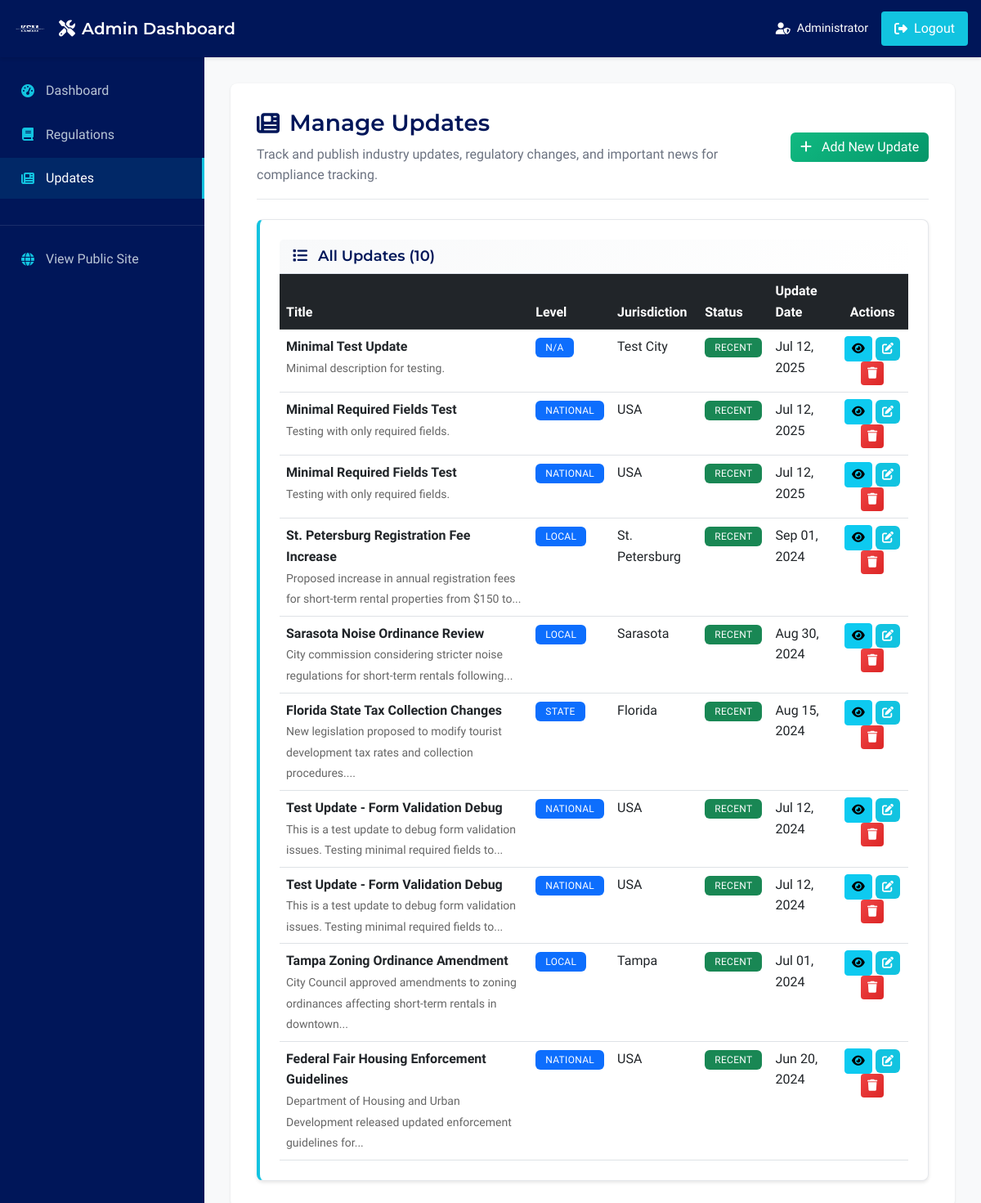
Screenshot of /admin/updates (signed in) with the database file from the repository.
### models.py (models this page shows, shortened)
class Update(db.Model):
    id = db.Column(db.Integer, primary_key=True)
    title = db.Column(db.String(200), nullable=False)
    description = db.Column(db.Text, nullable=False)
    jurisdiction_affected = db.Column(db.String(100), nullable=False)
    jurisdiction_level = db.Column(db.String(20), nullable=False, default='Local')  # National, State, Local
    update_date = db.Column(db.Date, nullable=False)
    status = db.Column(db.String(20), nullable=False)  # Recent, Upcoming, Proposed
    category = db.Column(db.String(50), nullable=False, default='Regulatory Changes')  # Regulatory Changes, Tax Updates, Licensing Changes, Court Decisions, Industry News
    impact_level = db.Column(db.String(10), nullable=False, default='Medium')  # High, Medium, Low
    effective_date = db.Column(db.Date, nullable=True)  # When the change becomes effective
    deadline_date = db.Column(db.Date, nullable=True)  # Deadline for compliance/action
    action_required = db.Column(db.Boolean, default=False)  # Whether action is required
    action_description = db.Column(db.Text, nullable=True)  # Description of required action
    property_types = db.Column(db.String(100), nullable=False, default='Both')  # Residential, Commercial, Both
    related_regulation_ids = db.Column(db.Text, nullable=True)  # Comma-separated IDs of related regulations
    tags = db.Column(db.Text, nullable=True)  # Comma-separated tags for better categorization
    source_url = db.Column(db.String(500), nullable=True)  # Official source URL
    priority = db.Column(db.Integer, default=3)  # 1=High, 2=Medium, 3=Low (for sorting)
    expected_decision_date = db.Column(db.Date, nullable=True)  # Expected decision date for proposed changes
    potential_impact = db.Column(db.Text, nullable=True)  # Impact assessment for proposed changes
    decision_status = db.Column(db.String(20), nullable=True)  # Under Review, Public Hearings, Proposed, Approved, Rejected
    change_type = db.Column(db.String(20), nullable=False, default='Recent')  # Recent, Upcoming, Proposed
    compliance_deadline = db.Column(db.Date, nullable=True)  # Deadline for compliance with new changes
    affected_operators = db.Column(db.Text, nullable=True)  # Description of which operators are affected
    summary = db.Column(db.Text, nullable=True)  # Brief summary for the Summary section
    full_text = db.Column(db.Text, nullable=True)  # Full detailed text of the update
    compliance_requirements = db.Column(db.Text, nullable=True)  # Specific compliance requirements
    implementation_timeline = db.Column(db.Text, nullable=True)  # Timeline for implementation
    official_sources = db.Column(db.Text, nullable=True)  # Official sources and references
    expert_analysis = db.Column(db.Text, nullable=True)  # Kaystreet Management's interpretation
    kaystreet_commitment = db.Column(db.Text, nullable=True)  # Kaystreet Management's commitment statement
    created_at = db.Column(db.DateTime, default=datetime.utcnow)
    updated_at = db.Column(db.DateTime, default=datetime.utcnow, onupdate=datetime.utcnow)

### app/blueprints/admin.py (the view)
@admin_bp.route('/updates')
@require_admin_login
@log_admin_action('updates_management')
def manage_updates():
    try:
        start_time = time.time()
        updates = Update.query.order_by(Update.update_date.desc()).all()
        load_time = time.time() - start_time
        logger.info(f"Successfully loaded {len(updates)} updates for admin management in {load_time:.3f}s")
        if load_time > 1.0:
            performance_logger.warning(f"Slow update loading - Duration: {load_time:.3f}s | Count: {len(updates)}")
        return render_template('admin/manage_updates.html', updates=updates)
    except Exception as e:
        logger.error(f"Error in manage_updates: {str(e)}", exc_info=True)
        admin_flash(f"Error loading updates: {str(e)}", 'error')
        return redirect(url_for('admin.dashboard'))

### app/blueprints/admin.py (called while the page is built, shortened)
def is_admin_logged_in():
    return 'admin_id' in session

def require_admin_login(f):
    @wraps(f)
    def decorated_function(*args, **kwargs):
        return f(*args, **kwargs)
    return decorated_function

### app/utils/admin_helpers.py (called while the page is built)
def get_admin_messages():
    from flask import get_flashed_messages
    all_messages = get_flashed_messages(with_categories=True)
    admin_messages = []
    for category, message in all_messages:
        if category.startswith('admin_'):
            clean_category = category[6:]
            admin_messages.append((clean_category, message))
    return admin_messages

### templates/admin/manage_updates.html (shortened to what this page needs)
{% extends "admin/admin_base.html" %}
{% block content %}
<div class="admin-content">
    <div class="admin-page-header mb-4">
        <div class="row align-items-center">
            <div class="col">
                <h1 class="admin-page-title">
                    <i class="fas fa-newspaper"></i>
                    Manage Updates
                </h1>
                <p class="admin-page-subtitle">Track and publish industry updates, regulatory changes, and important news for compliance tracking.</p>
            </div>
            <div class="col-auto">
                <a href="{{ url_for('admin.new_update') }}" class="btn btn-success">
                    <i class="fas fa-plus me-2"></i>
                    Add New Update
                </a>
            </div>
        </div>
    </div>
    {% if updates %}
    <div class="card">
        <div class="card-header">
            <h5 class="mb-0">
                <i class="fas fa-list me-2"></i>
                All Updates ({{ updates|length }})
            </h5>
        </div>
        <div class="card-body p-0">
            <div class="table-responsive">
                <table class="table table-hover mb-0">
                    <thead class="table-dark">
                        <tr>
                            <th>Title</th>
                            <th>Level</th>
                            <th>Jurisdiction</th>
                            <th>Status</th>
                            <th>Update Date</th>
                            <th class="text-center">Actions</th>
                        </tr>
                    </thead>
                    <tbody>
                        {% for update in updates %}
                        <tr>
                            <td>
                                <div class="fw-bold">{{ update.title }}</div>
                                {% if update.description %}
                                <small class="text-muted">
                                    {{ update.description|striptags|truncate(100) }}
                                </small>
                                {% endif %}
                            </td>
                            <td>
                                <span class="badge bg-primary">{{ update.jurisdiction_level or 'N/A' }}</span>
                            </td>
                            <td>
                                {{ update.jurisdiction_affected or 'N/A' }}
                            </td>
                            <td>
                                <span class="badge
                                    {% if (update.change_type or update.status) == 'Recent' %}bg-success
                                    {% elif (update.change_type or update.status) == 'Upcoming' %}bg-warning
                                    {% else %}bg-info{% endif %}">
                                    {{ update.change_type or update.status or 'N/A' }}
                                </span>
                            </td>
                            <td>
                                {{ update.update_date.strftime('%b %d, %Y') if update.update_date else 'N/A' }}
                            </td>
                            <td class="text-center">
                                <a href="{{ url_for('main.update_detail', update_id=update.id) }}"
                                   class="btn btn-sm btn-info" title="View">
                                    <i class="fas fa-eye"></i>
                                </a>
                                <a href="{{ url_for('admin.edit_update', update_id=update.id) }}"
                                   class="btn btn-sm btn-primary" title="Edit">
                                    <i class="fas fa-edit"></i>
                                </a>
                                <button type="button" class="btn btn-sm btn-danger"
                                        onclick="confirmDelete({{ update.id }}, '{{ update.title }}')"
                                        title="Delete">
                                    <i class="fas fa-trash"></i>
                                </button>
                            </td>
                        </tr>
                        {% endfor %}
                    </tbody>
                </table>
            </div>
        </div>
    </div>
    {% endif %}
</div>
{% endblock %}

### static/css/style.css (style rules this page uses)
:root { --primary-color: #001659; --secondary-color: #12C3E0; --accent-color: #12C3E0; --cyan-hover: #0FA8C7; --success-color: #10b981; --warning-color: #f59e0b; --danger-color: #ef4444; --info-color: #12C3E0; --tag-legal: #dc2626; --tag-licensing: #ea580c; --tag-taxes: #2563eb; --tag-zoning: #7c3aed; --tag-occupancy: #92400e; --tag-registration: #059669; --tag-discrimination: #991b1b; --tag-default: #64748b; --jurisdiction-national: #dc2626; --jurisdiction-state: #ea580c; --jurisdiction-local: #2563eb; --light-bg: #F8F9FA; --white-bg: #FFFFFF; --dark-bg: #001659; --border-color: #e2e8f0; --text-primary: #001659; --text-secondary: #333333; --text-muted: #666666; --cyan-border: #12C3E0; --ksm-green: #10b981; --shadow-sm: 0 1px 2px 0 rgb(0 0 0 / 0.05); --shadow: 0 4px 6px -1px rgb(0 0 0 / 0.1), 0 2px 4px -2px rgb(0 0 0 / 0.1); --shadow-lg: 0 10px 15px -3px rgb(0 0 0 / 0.1), 0 4px 6px -4px rgb(0 0 0 / 0.1); --border-radius: 8px; --border-radius-lg: 12px; --transition: all 0.2s cubic-bezier(0.4, 0, 0.2, 1); --transition-long: all 0.3s cubic-bezier(0.4, 0, 0.2, 1); }
body { font-family: 'Yantramanav', Arial, sans-serif; font-weight: 400; font-size: 1rem; line-height: 1.6; color: var(--text-secondary); background-color: var(--white-bg); min-height: 100vh; display: flex; flex-direction: column; }
h1, .h1 { font-family: 'Montserrat', Arial, sans-serif; font-size: 2.5rem; font-weight: 700; color: var(--text-primary); line-height: 1.2; }
h5, .h5 { font-family: 'Montserrat', Arial, sans-serif; font-size: 1.125rem; font-weight: 600; color: var(--text-primary); line-height: 1.4; }
p, .body-text { font-family: 'Yantramanav', Arial, sans-serif; font-size: 1rem; font-weight: 400; color: var(--text-secondary); line-height: 1.6; }
small, .small-text { font-family: 'Yantramanav', Arial, sans-serif; font-size: 0.875rem; font-weight: 400; color: var(--text-muted); line-height: 1.5; }
.btn-success, .btn-edit { background: linear-gradient(135deg, var(--success-color), #059669); border: none; color: white; font-weight: 500; transition: var(--transition); }
.btn-danger, .btn-delete { background: linear-gradient(135deg, var(--danger-color), #dc2626); border: none; color: white; font-weight: 500; transition: var(--transition); }
.btn-primary { background: var(--secondary-color); border: none; color: white; font-weight: 500; border-radius: 6px; transition: var(--transition); }
.card { background: #FFFFFF; border: 1px solid #E5E7EB; border-left: 4px solid var(--secondary-color); border-radius: 8px; box-shadow: 0 2px 4px rgba(0, 0, 0, 0.1); padding: 24px; transition: all 0.3s ease; overflow: hidden; }
.card-body { padding: 0; }
.card-header { background: linear-gradient(135deg, var(--light-bg), white); border-bottom: 1px solid var(--border-color); font-weight: 600; color: var(--text-primary); }
.badge { font-size: 0.75rem; padding: 0.375rem 0.75rem; border-radius: 6px; font-weight: 500; text-transform: uppercase; letter-spacing: 0.025em; }
.text-muted { color: var(--text-muted) !important; }
* { will-change: auto; }
.btn, .card, .modal { will-change: transform; }
.card { contain: layout style; }

### templates/admin/admin_base.html (style rules this page uses)
:root { --admin-primary: #001659; --admin-accent: #12C3E0; --admin-sidebar-width: 250px; --admin-header-height: 70px; }
body { font-family: 'Yantramanav', sans-serif; margin: 0; padding: 0; }
.admin-content { background: white; border-radius: 8px; padding: 2rem; box-shadow: 0 1px 3px rgba(0, 0, 0, 0.1); }
.admin-page-header { margin-bottom: 2rem; padding-bottom: 1rem; border-bottom: 1px solid #E5E7EB; }
.admin-page-title { font-family: 'Montserrat', sans-serif; font-size: 1.75rem; font-weight: 600; color: var(--admin-primary); margin: 0; display: flex; align-items: center; gap: 0.75rem; }
.admin-page-subtitle { font-family: 'Yantramanav', sans-serif; color: #6B7280; margin: 0.5rem 0 0 0; font-size: 1rem; }

### rows the page displays
Update: title "Minimal Test Update", description "Minimal description for testing.", jurisdiction_level "N/A", jurisdiction_affected "Test City", change_type "RECENT", update_date "Jul 12, 2025"
Update: title "Minimal Required Fields Test", description "Testing with only required fields.", jurisdiction_level "NATIONAL", jurisdiction_affected "USA", change_type "RECENT", update_date "Jul 12, 2025"
Update: title "Minimal Required Fields Test", description "Testing with only required fields.", jurisdiction_level "NATIONAL", jurisdiction_affected "USA", change_type "RECENT", update_date "Jul 12, 2025"
Update: title "St. Petersburg Registration Fee Increase", description "Proposed increase in annual registration fees for short-term rental properties from $150 to...", jurisdiction_level "LOCAL", jurisdiction_affected "St. Petersburg", change_type "RECENT", update_date "Sep 01, 2024"
Update: title "Sarasota Noise Ordinance Review", description "City commission considering stricter noise regulations for short-term rentals following...", jurisdiction_level "LOCAL", jurisdiction_affected "Sarasota", change_type "RECENT", update_date "Aug 30, 2024"
Update: title "Florida State Tax Collection Changes", description "New legislation proposed to modify tourist development tax rates and collection procedures....", jurisdiction_level "STATE", jurisdiction_affected "Florida", change_type "RECENT", update_date "Aug 15, 2024"
Update: title "Test Update - Form Validation Debug", description "This is a test update to debug form validation issues. Testing minimal required fields to...", jurisdiction_level "NATIONAL", jurisdiction_affected "USA", change_type "RECENT", update_date "Jul 12, 2024"
Update: title "Test Update - Form Validation Debug", description "This is a test update to debug form validation issues. Testing minimal required fields to...", jurisdiction_level "NATIONAL", jurisdiction_affected "USA", change_type "RECENT", update_date "Jul 12, 2024"
Update: title "Tampa Zoning Ordinance Amendment", description "City Council approved amendments to zoning ordinances affecting short-term rentals in downtown...", jurisdiction_level "LOCAL", jurisdiction_affected "Tampa", change_type "RECENT", update_date "Jul 01, 2024"
Update: title "Federal Fair Housing Enforcement Guidelines", description "Department of Housing and Urban Development released updated enforcement guidelines for...", jurisdiction_level "NATIONAL", jurisdiction_affected "USA", change_type "RECENT", update_date "Jun 20, 2024"

### other values shown
{{ updates|length }} "10"
